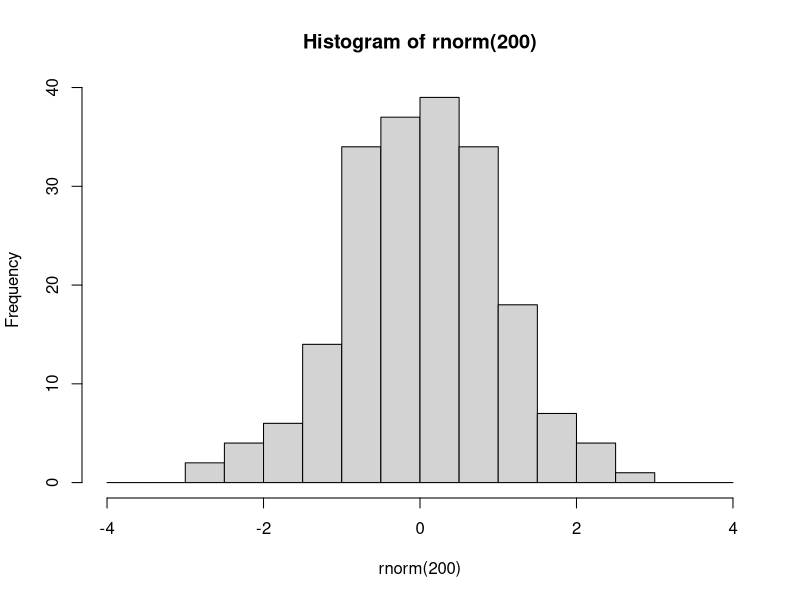
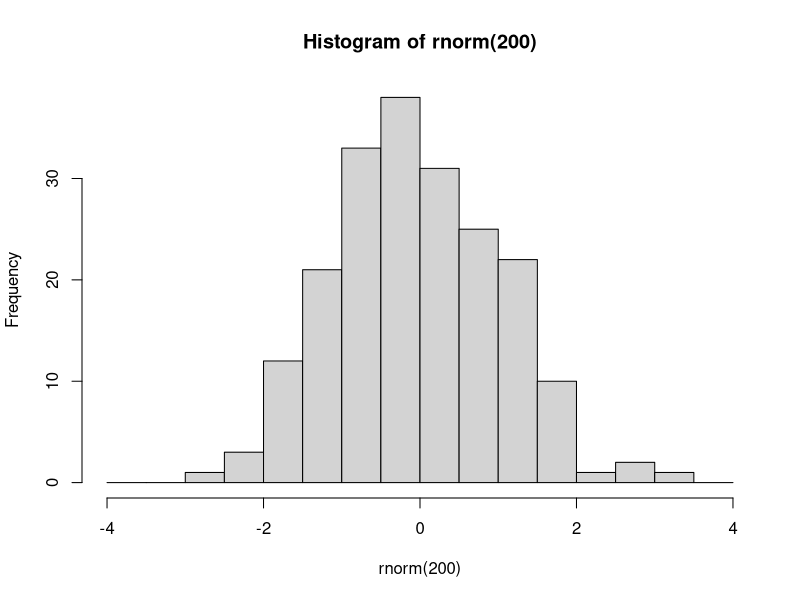

R code for these plots, in order: (Note: this script raises an error after producing the figures.)
###################################
###################################
########                   ########
########   Data Science 1  ########
########       Lab 5       ######## 
########  07th Nov. 2023   ########
########                   ########
###################################
###################################

## Welcome to lab #5. Today will be an introduction to the tidyverse, specifically dplyr and ggplot2




#####################
####    Pipes    ####
#####################

# The pipe operator looks like this: |>
# It signifies: take the element on the left and use it as the first argument in the function on the right

# Example

hist(rnorm(200), breaks=seq(-4,4,0.5))
# is equivalent to

rnorm(200) |> hist(breaks=seq(-4,4,0.5))

# The purpose of the pipe is mostly aesthetic, in particular to avoid large numbers of parentheses when something needs to be transformed using multiple functions:



### 1.1 Rewrite the following expression using pipes:
set.seed(123)
round(sqrt(log(runif(10,1,10))),2)


              
# Pipes were initially created in a package called magrittr, part of the 'tidyverse' group of packages


########################
####    Packages    ####
########################

# Packages are essentially environments full of functions and/or objects which aren't loaded into R by default, but must be first installed (generally from a repository called CRAN), and then loaded

# Here we will install tidyverse, which is not one but a series of packages written by the same group of people, which share a number of syntactical features

install.packages('tidyverse')

# After you have installed tidyverse into your packages, you must also load it into your environment

library(tidyverse)

# You will only have to install a package once. However, every time you start fresh in a new R environment, you will have to load the packages you need again.

#########################
####    TIDYVERSE    ####
#########################

# The tidyverse encompasses a very large number of packages, and is fairly powerful (in that you can do a lot using tidyverse packages)
# However, you DO NOT need to use tidyverse exclusively! I mostly don't use it, for example, preferring to stick to base R except for a few functionalities.

# Downsides of tidyverse include: unique syntax which is very different from other programming languages such as python
# 'Black box' functions that have specific purposes that must be remembered, as opposed to more general-purpose functions in base R
# Often actually more verbose than base R (ie. requires more lines of code to do the same thing)
# Using tidyverse is a matter of preference!

# The pipe operator was originally introduced in the tidyverse package magrittr. 
# The tidyverse pipe operator looks like this: %>%

set.seed(123)
runif(10,1,10) %>% 
  log() %>%
  sqrt() %>%
  round(2)

# In this class we will look at 2 important tidyverse packages.
# The first is dplyr, which is used to manipulate and transform data.
# Then we will start learning ggplot2, which is used for plotting and data visualisation

#####################
####    dplyr    ####
#####################

# The philosophy behind dplyr is that every data transformation can be done using a function, and multiple transformations can be done by piping an object through multiple functions
# For example, in dplyr we no longer use indexing.
# Instead we use the functions 'select', to choose specific columns in a data frame, and 'filter', to choose specific rows.

data(mtcars)

# so instead of:
mtcars[mtcars$cyl == 6, 1:5]
# we would write:
mtcars %>%
  filter(cyl==6) %>%
  select(1:5)

### 2.1
# using select() and filter(), create a new database of cars that are over 4000 lbs in weight, retaining only the wt and mpg columns. Save this database to an object called 'df'.


# After you have selected the rows and columns you are interested in, you can 
# change the order of the rows using arrange

df %>% arrange(wt)

df %>% arrange(desc(wt))


# To change variables, we can use mutate()
df <- df %>% mutate(wt_kg=wt*453.592,
                    km_per_l = mpg*1.60934/3.78541)

# And we can use ifelse() within mutate()
mtcars <- mtcars %>%
            mutate(wt_class = ifelse(wt>=4, 'Oversized','Standard'))

# We can even do a sultiple ifelse statment using case_when()
mtcars <- mtcars %>%
            mutate(
              efficiency = case_when(
                mpg<=15 ~ 'low',
                mpg>15 & mpg<=20 ~ 'medium',
                mpg>20 ~ 'high'
                ))

# Next, summarise (or summarize) is a useful function which collapses a dataframe into a single row and can calculate summary statistics, eg:

mtcars %>% 
  summarise(
    mean_wt = mean(wt),
    sd_wt = sd(wt),
    n = length(mpg)
  )

# We can also use summarise to collapse a data frame not into one single row, but into as many rows as we have groups of interest. 
# To do this, first we need to use group_by()

mtcars %>% group_by(efficiency)

# You'll notice that this automatically changes the data frame into a new kind of object, called a tibble.
# Tibbles are basically tidyverse dataframes, that display information slightly differently, and are a bit more particular about certain things like not wanting empty cells.
# Tibbles can also be grouped, which allows for further operations down the line
# For example:

mtcars %>% 
  group_by(efficiency) %>%
  summarise(
    wt_kg=mean(wt),
    n=length(hp)
  ) %>%
  arrange(
    c('high','medium','low')
  )

# You can group by multiple variables

mtcars %>% 
  group_by(efficiency,cyl) %>%
  summarise(
    wt_kg=mean(wt),
    n=length(hp)
  )

# After grouping a tibble, remember to ungroup it later using ungroup(), or you may have issues down the line.

# 3.1
data(iris)
# using the dplyr functions do the following:
# create a new column called Petal.Area which is the product of the petal width and petal length columns.
# For each of the different species of iris, present the mean and standard deviation for the sepal length, sepal width, and petal area, as well as the number of samples (n)
# Order this database in decreasing order of average petal length.

#######################
####    ggplot2    ####
#######################

# ggplot2 is the tidyverse graphics package, and one of the most popular data visualization tools that currently exists

# ggplot2 syntax is based on the so-called 'Grammar of Graphics', where different elements of a graph are added sequentially in layers

# The gold standard resource for learning ggplot2 is Hadley Wickham's 'ggplot2: Elegant graphics for data analysis'
# which is available for FREE here: https://ggplot2-book.org/

# I can provide no better introduction to ggplot2 than the 'First Steps' section of this book. 

# You can also find a cheat sheet here: https://rstudio.github.io/cheatsheets/html/data-visualization.html


# MIDTERM revisions:

# summary statistics

# Probabilities and distributions

# Null hypothesis significance tests - specifically t-tests

# P-values and confidence intervals

# Data standardization (scaling, centering, z-scoring)

# Data manipulation and visualisation
